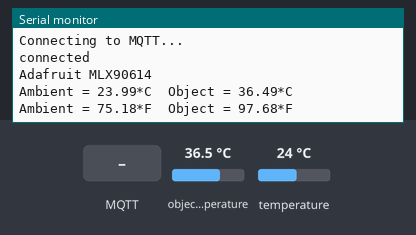
A sketch run on a simulated ESP8266 (NodeMCU). Parts: the last lines printed to the serial monitor. The test bench sets the inputs (shaded band); at power-on: object temperature 36.5 °C, temperature 24 °C. WiFi joins after 1.5 s; servers stay silent unless stated; no MQTT or app messages arrive unless stated.

Above: at 3.2 s.
3.3 s: MQTT message "1" arrives on the first subscribed topic
5.6 s: MQTT message "on" arrives on the first subscribed topic
7.6 s: MQTT message "off" arrives on the first subscribed topic
9.7 s: object temperature set to 20 °C
At 10.8 s:
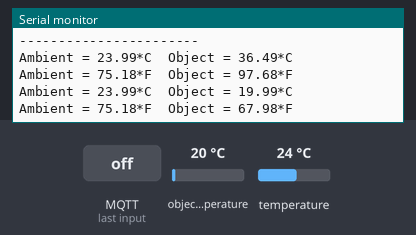
11.2 s: temperature set to 12 °C
At 12.6 s:
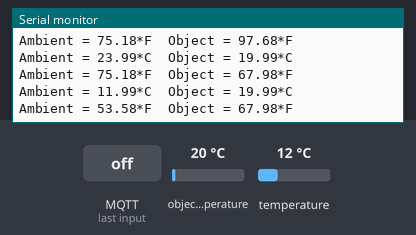
12.7 s: object temperature set to 26 °C
At 14.8 s:
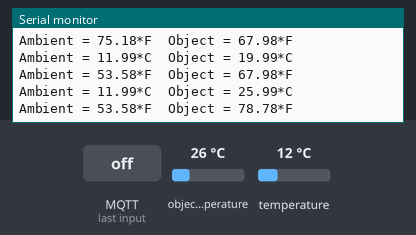
Timing chart, 0 to 15.2 s (numbered marks = the images above; inputs shaded):
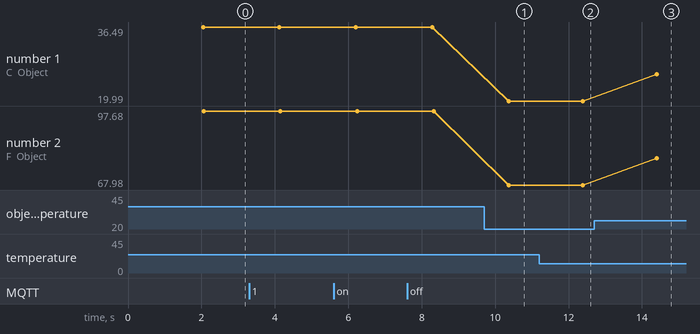

The sketch:

adruino_send_data.ino
```cpp
#include <ESP8266WiFi.h>
#include <PubSubClient.h>
#include <Wire.h>
#include <Adafruit_MLX90614.h>

const char* ssid = "Thai Linh"; // Enter your WiFi name
const char* password =  "11111111A"; // Enter WiFi password
const char* mqttServer = "broker.emqx.io";
const int mqttPort = 1883;
//const char* mqttUser = "otfxknod";
//const char* mqttPassword = "nSuUc1dDLygF";

Adafruit_MLX90614 mlx = Adafruit_MLX90614();

WiFiClient espClient;
PubSubClient client(espClient);

void setup() {

  Serial.begin(9600);

  WiFi.begin(ssid, password);

  Serial.print("Connecting to WiFi.. ");
  int i = 0;
  while (WiFi.status() != WL_CONNECTED) { // Wait for the Wi-Fi to connect
    delay(1000);
    Serial.print(++i); Serial.print(' ');
  }
  Serial.println();
  Serial.println("Connected to the WiFi network");

  client.setServer(mqttServer, mqttPort);
  client.setCallback(callback);

  while (!client.connected()) {
    Serial.println("Connecting to MQTT...");

    if (client.connect("ESP8266Client")) {

      Serial.println("connected");

    } else {

      Serial.print("failed with state ");
      Serial.print(client.state());
      delay(2000);

    }
  }

  client.publish("testpost", "Hello from ESP8266"); //Topic name
  client.subscribe("testpost");

  Serial.println("Adafruit MLX90614");
  mlx.begin();

}

void callback(char* topic, byte* payload, unsigned int length) {

  Serial.print("Message arrived in topic: ");
  Serial.println(topic);

  Serial.print("Message:");
  for (int i = 0; i < length; i++) {
    Serial.print((char)payload[i]);
  }

  Serial.println();
  Serial.println("-----------------------");

}

void loop() {
  client.loop();
//  client.publish("testpost", "Hello from ESP8266 in loop"); //Topic name

  Serial.print("Ambient = "); Serial.print(mlx.readAmbientTempC());
  Serial.print("*C\tObject = "); Serial.print(mlx.readObjectTempC()); Serial.println("*C");
  Serial.print("Ambient = "); Serial.print(mlx.readAmbientTempF());
  Serial.print("*F\tObject = "); Serial.print(mlx.readObjectTempF()); Serial.println("*F");
  Serial.println();

  const String postData = String(mlx.readAmbientTempC()) + ":" + String(mlx.readObjectTempC());
//  client.publish("testpost", "Hello from ESP8266 in loop"); //Topic name
  char postData_char[20];
  postData.toCharArray(postData_char, sizeof(postData_char));
  client.publish("testpost", postData_char);

  delay(2000);
}
```

Measured:
- after the input at 9.7 s, the serial monitor: prints a new line after 0.67 s (image 1)
- after the input at 11.2 s, the serial monitor: prints a new line after 1.2 s (image 2)
- after the input at 12.7 s, the serial monitor: prints a new line after 1.7 s (image 3)
- plotted number 1: 36.49 → 19.99 after the input at 9.7 s, 19.99 → 25.99 after the input at 12.7 s
- plotted number 2: 97.68 → 67.98 after the input at 9.7 s, 67.98 → 78.78 after the input at 12.7 s
